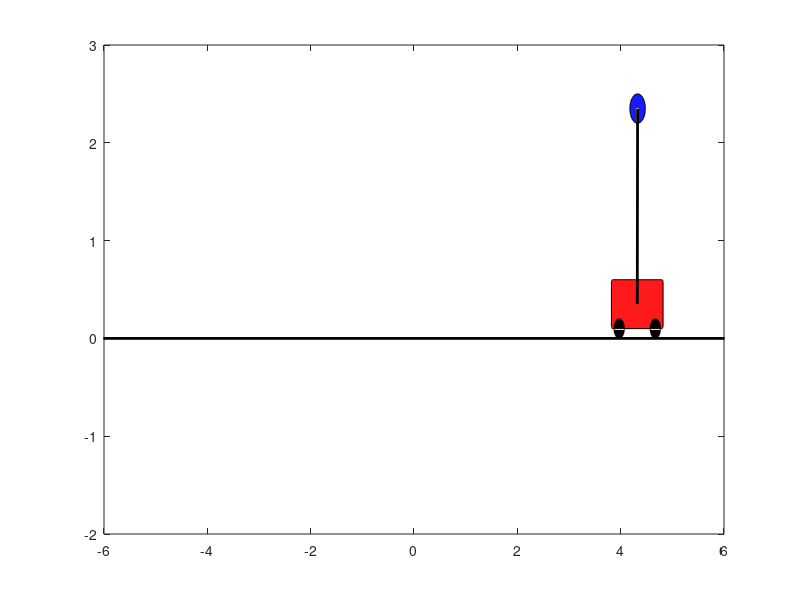

Here is the MATLAB script that generated this plot:

function main
    % 定义系统参数
    m = 1;  % 摆杆质量
    M = 5;  % 小车质量
    L = 2;  % 摆杆长度
    g = -10;  % 重力加速度
    d = 1;  % 阻尼系数
    s = 1;  % 摆杆初始状态，1表示向上

    % 状态空间矩阵 A, B
    A = [0 1 0 0;
        0 -d/M -m*g/M 0;
        0 0 0 1;
        0 -s*d/(M*L) -s*(m+M)*g/(M*L) 0];
    B = [0; 1/M; 0; s*1/(M*L)];

    % 输出矩阵 C 和直接传递矩阵 D
    C = [0 0 1 0];  % 关心的输出是摆杆角度
    D = [0];

    % 导出传递函数
    [num,den] = ss2tf(A, B, C, D)
    sys_tf = tf(num, den)



    % % PID 控制器参数
    Kp = 100;
    Ki = 30;
    Kd = 25;

    % Kp = 1;
    % Ki = 0;
    % Kd = 0;

    % 时间跨度
    tspan = 0:.001:5;

    % 根据s值选择不同的初始条件
    if s == -1
        y0 = [0; 0; 0; 0];
    elseif s == 1
        y0 = [5; 0; pi + .1; 0];
    end

    % 使用 ODE 求解器进行模拟
    [t, y] = ode45(@(t, y) cartpend_pid(t, y, m, M, L, g, d, Kp, Ki, Kd), tspan, y0);

    % 可视化结果
    figure;
    for k = 1:100:length(t)
        drawcartpend(y(k,:), m, M, L);
        pause(0.01);  % 稍作暂停以便可视化动态
    end
end

function dy = cartpend_pid(t, y, m, M, L, g, d, Kp, Ki, Kd)
    persistent error_integral previous_error
    if isempty(error_integral)
        error_integral = 0;
        previous_error = 0;
    end

    desired_state = [1; 0; pi; 0];
    error = desired_state - y;
    error_integral = error_integral + error(3) * 0.001;  % 只积分角度误差
    derivative = (error(3) - previous_error) / 0.001;
    previous_error = error(3);

    % PID 控制器计算控制力
    u = Kp * error(3) + Ki * error_integral + Kd * derivative;

    % 系统动力学模型
    dy = cartpend(y, m, M, L, g, d, u);
end

function dy = cartpend(y, m, M, L, g, d, u)
    Sy = sin(y(3));
    Cy = cos(y(3));
    D = m*L*L*(M+m*(1-Cy^2));
    
    dy(1,1) = y(2);
    dy(2,1) = (1/D)*(-m^2*L^2*g*Cy*Sy + m*L^2*(m*L*y(4)^2*Sy - d*y(2))) + m*L*L*(1/D)*u;
    dy(3,1) = y(4);
    dy(4,1) = (1/D)*((m+M)*m*g*L*Sy - m*L*Cy*(m*L*y(4)^2*Sy - d*y(2))) - m*L*Cy*(1/D)*u;
end

function drawcartpend(y, m, M, L)
    x = y(1);
    th = y(3);

    W = 1*sqrt(M/5);  % 小车宽度
    H = 0.5*sqrt(M/5);  % 小车高度
    wr = 0.2;  % 轮子半径
    mr = 0.3*sqrt(m);  % 质量半径

    y_cart = wr/2 + H/2;  % 小车垂直位置
    w1x = x - 0.9*W/2;
    w2x = x + 0.9*W/2 - wr;
    w1y = 0;
    w2y = 0;

    px = x + L*sin(th);
    py = y_cart - L*cos(th);

    plot([-10 10], [0 0], 'k', 'LineWidth', 2);  % 绘制地面
    hold on;
    rectangle('Position', [x-W/2, y_cart-H/2, W, H], 'Curvature', 0.1, 'FaceColor', [1 0.1 0.1]);  % 小车
    rectangle('Position', [w1x, w1y, wr, wr], 'Curvature', 1, 'FaceColor', [0 0 0]);  % 轮子1
    rectangle('Position', [w2x, w2y, wr, wr], 'Curvature', 1, 'FaceColor', [0 0 0]);  % 轮子2
    plot([x px], [y_cart py], 'k', 'LineWidth', 2);  % 摆杆

    rectangle('Position', [px-mr/2, py-mr/2, mr, mr], 'Curvature', 1, 'FaceColor', [0.1 0.1 1]);  % 摆杆质量

    xlim([-6 6]);
    ylim([-2 3]);
    set(gcf, 'Position', [100 550 1000 400]);
    drawnow;
    hold off;
end
